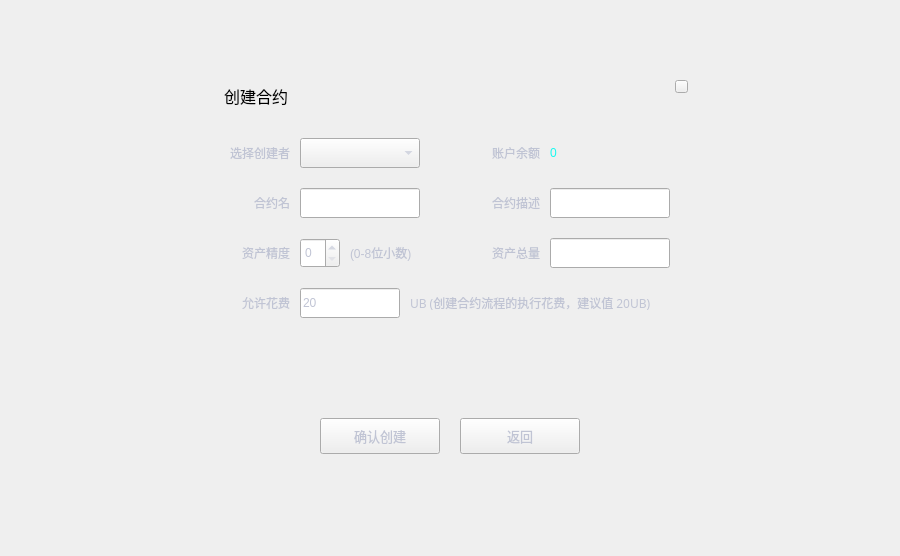
<?xml version="1.0" encoding="UTF-8"?>
<ui version="4.0">
 <class>CreateTokenDialog</class>
 <widget class="QDialog" name="CreateTokenDialog">
  <property name="geometry">
   <rect>
    <x>0</x>
    <y>0</y>
    <width>900</width>
    <height>556</height>
   </rect>
  </property>
  <property name="windowTitle">
   <string>Dialog</string>
  </property>
  <property name="styleSheet">
   <string notr="true">font: 10pt &quot;微软雅黑&quot;;</string>
  </property>
  <widget class="QWidget" name="widget" native="true">
   <property name="geometry">
    <rect>
     <x>0</x>
     <y>0</y>
     <width>900</width>
     <height>556</height>
    </rect>
   </property>
   <property name="font">
    <font>
     <family>微软雅黑</family>
     <pointsize>10</pointsize>
     <weight>50</weight>
     <italic>false</italic>
     <bold>false</bold>
    </font>
   </property>
   <widget class="QWidget" name="containerWidget" native="true">
    <property name="geometry">
     <rect>
      <x>200</x>
      <y>68</y>
      <width>500</width>
      <height>420</height>
     </rect>
    </property>
    <property name="font">
     <font>
      <family>微软雅黑</family>
      <pointsize>10</pointsize>
      <weight>50</weight>
      <italic>false</italic>
      <bold>false</bold>
     </font>
    </property>
    <widget class="QStackedWidget" name="stackedWidget">
     <property name="geometry">
      <rect>
       <x>0</x>
       <y>50</y>
       <width>500</width>
       <height>370</height>
      </rect>
     </property>
     <property name="font">
      <font>
       <family>微软雅黑</family>
       <pointsize>10</pointsize>
       <weight>50</weight>
       <italic>false</italic>
       <bold>false</bold>
      </font>
     </property>
     <property name="styleSheet">
      <string notr="true">color: rgb(192, 196, 212);</string>
     </property>
     <property name="currentIndex">
      <number>1</number>
     </property>
     <widget class="QWidget" name="chooseTypePage">
      <widget class="QLabel" name="label">
       <property name="geometry">
        <rect>
         <x>50</x>
         <y>210</y>
         <width>400</width>
         <height>40</height>
        </rect>
       </property>
       <property name="styleSheet">
        <string notr="true">color: rgb(192, 196, 212);</string>
       </property>
       <property name="text">
        <string>选择您想要发行资产的合约类型</string>
       </property>
       <property name="alignment">
        <set>Qt::AlignCenter</set>
       </property>
      </widget>
      <widget class="QLabel" name="label_2">
       <property name="geometry">
        <rect>
         <x>60</x>
         <y>70</y>
         <width>170</width>
         <height>100</height>
        </rect>
       </property>
       <property name="font">
        <font>
         <family>微软雅黑</family>
         <pointsize>9</pointsize>
         <weight>50</weight>
         <italic>false</italic>
         <bold>false</bold>
        </font>
       </property>
       <property name="styleSheet">
        <string notr="true">font: 9pt &quot;微软雅黑&quot;;</string>
       </property>
       <property name="text">
        <string>&lt;!DOCTYPE HTML PUBLIC &quot;-//W3C//DTD HTML 4.0//EN&quot; &quot;http://www.w3.org/TR/REC-html40/strict.dtd&quot;&gt;
&lt;html&gt;&lt;head&gt;&lt;meta name=&quot;qrichtext&quot; content=&quot;1&quot; /&gt;&lt;style type=&quot;text/css&quot;&gt;
p, li { white-space: pre-wrap;}
&lt;/style&gt;&lt;/head&gt;&lt;body style=&quot; font-family:'微软雅黑'; font-size:10pt; font-weight:400; font-style:normal;&quot;&gt;
&lt;p style=&quot; margin-top:12px; margin-bottom:12px; margin-left:0px; margin-right:0px; -qt-block-indent:0; text-indent:0px;&quot;&gt;&lt;span style=&quot; font-size:11pt; font-weight:600; color:#ffffff;&quot;&gt;NO MORTGAGE&lt;/span&gt;&lt;/p&gt;
&lt;p style=&quot; margin-top:12px; margin-bottom:12px; margin-left:0px; margin-right:0px; -qt-block-indent:0; text-indent:0px;&quot;&gt;&lt;span style=&quot; font-size:9pt; color:#535a6d;&quot;&gt;Fixed total supply. No token anchored. No mortgage.&lt;/span&gt;&lt;/p&gt;&lt;/body&gt;&lt;/html&gt;</string>
       </property>
       <property name="alignment">
        <set>Qt::AlignLeading|Qt::AlignLeft|Qt::AlignTop</set>
       </property>
       <property name="wordWrap">
        <bool>true</bool>
       </property>
      </widget>
      <widget class="QLabel" name="label_3">
       <property name="geometry">
        <rect>
         <x>280</x>
         <y>70</y>
         <width>170</width>
         <height>100</height>
        </rect>
       </property>
       <property name="font">
        <font>
         <family>微软雅黑</family>
         <pointsize>9</pointsize>
         <weight>50</weight>
         <italic>false</italic>
         <bold>false</bold>
        </font>
       </property>
       <property name="styleSheet">
        <string notr="true">font: 9pt &quot;微软雅黑&quot;;</string>
       </property>
       <property name="text">
        <string>&lt;html&gt;&lt;head/&gt;&lt;body&gt;&lt;p&gt;&lt;span style=&quot; font-size:11pt; font-weight:600; color:#ffffff;&quot;&gt;MORTGAGE&lt;/span&gt;&lt;/p&gt;&lt;p&gt;&lt;span style=&quot; color:#535a6d;&quot;&gt;You can mortgage UB to the contract. One token will be anchored. It's price will be fixed.&lt;/span&gt;&lt;/p&gt;&lt;/body&gt;&lt;/html&gt;</string>
       </property>
       <property name="alignment">
        <set>Qt::AlignLeading|Qt::AlignLeft|Qt::AlignTop</set>
       </property>
       <property name="wordWrap">
        <bool>true</bool>
       </property>
      </widget>
      <widget class="QToolButton" name="okBtn">
       <property name="geometry">
        <rect>
         <x>190</x>
         <y>300</y>
         <width>120</width>
         <height>36</height>
        </rect>
       </property>
       <property name="font">
        <font>
         <family>微软雅黑</family>
         <pointsize>10</pointsize>
         <weight>50</weight>
         <italic>false</italic>
         <bold>false</bold>
        </font>
       </property>
       <property name="cursor">
        <cursorShape>PointingHandCursor</cursorShape>
       </property>
       <property name="focusPolicy">
        <enum>Qt::NoFocus</enum>
       </property>
       <property name="styleSheet">
        <string notr="true"/>
       </property>
       <property name="text">
        <string>确定</string>
       </property>
      </widget>
     </widget>
     <widget class="QWidget" name="normalPage">
      <widget class="QComboBox" name="accountComboBox">
       <property name="geometry">
        <rect>
         <x>100</x>
         <y>20</y>
         <width>120</width>
         <height>30</height>
        </rect>
       </property>
       <property name="minimumSize">
        <size>
         <width>0</width>
         <height>0</height>
        </size>
       </property>
       <property name="styleSheet">
        <string notr="true"/>
       </property>
      </widget>
      <widget class="QLabel" name="label_11">
       <property name="geometry">
        <rect>
         <x>0</x>
         <y>120</y>
         <width>90</width>
         <height>30</height>
        </rect>
       </property>
       <property name="styleSheet">
        <string notr="true">font: 9pt &quot;微软雅黑&quot;;</string>
       </property>
       <property name="text">
        <string>资产精度</string>
       </property>
       <property name="alignment">
        <set>Qt::AlignRight|Qt::AlignTrailing|Qt::AlignVCenter</set>
       </property>
       <property name="wordWrap">
        <bool>true</bool>
       </property>
      </widget>
      <widget class="QToolButton" name="backBtn">
       <property name="geometry">
        <rect>
         <x>260</x>
         <y>300</y>
         <width>120</width>
         <height>36</height>
        </rect>
       </property>
       <property name="font">
        <font>
         <family>微软雅黑</family>
         <pointsize>10</pointsize>
         <weight>50</weight>
         <italic>false</italic>
         <bold>false</bold>
        </font>
       </property>
       <property name="cursor">
        <cursorShape>PointingHandCursor</cursorShape>
       </property>
       <property name="focusPolicy">
        <enum>Qt::NoFocus</enum>
       </property>
       <property name="styleSheet">
        <string notr="true"/>
       </property>
       <property name="text">
        <string>返回</string>
       </property>
      </widget>
      <widget class="QLabel" name="label_12">
       <property name="geometry">
        <rect>
         <x>0</x>
         <y>20</y>
         <width>90</width>
         <height>30</height>
        </rect>
       </property>
       <property name="styleSheet">
        <string notr="true">font: 9pt &quot;微软雅黑&quot;;</string>
       </property>
       <property name="text">
        <string>选择创建者</string>
       </property>
       <property name="alignment">
        <set>Qt::AlignRight|Qt::AlignTrailing|Qt::AlignVCenter</set>
       </property>
       <property name="wordWrap">
        <bool>true</bool>
       </property>
      </widget>
      <widget class="QLabel" name="balanceLabel">
       <property name="geometry">
        <rect>
         <x>350</x>
         <y>20</y>
         <width>150</width>
         <height>30</height>
        </rect>
       </property>
       <property name="styleSheet">
        <string notr="true">color: rgb(24, 250, 239);</string>
       </property>
       <property name="text">
        <string>0</string>
       </property>
       <property name="alignment">
        <set>Qt::AlignLeading|Qt::AlignLeft|Qt::AlignVCenter</set>
       </property>
      </widget>
      <widget class="QLabel" name="label_13">
       <property name="geometry">
        <rect>
         <x>0</x>
         <y>70</y>
         <width>90</width>
         <height>30</height>
        </rect>
       </property>
       <property name="styleSheet">
        <string notr="true">font: 9pt &quot;微软雅黑&quot;;</string>
       </property>
       <property name="text">
        <string>合约名</string>
       </property>
       <property name="alignment">
        <set>Qt::AlignRight|Qt::AlignTrailing|Qt::AlignVCenter</set>
       </property>
       <property name="wordWrap">
        <bool>true</bool>
       </property>
      </widget>
      <widget class="QLabel" name="label_14">
       <property name="geometry">
        <rect>
         <x>250</x>
         <y>20</y>
         <width>90</width>
         <height>30</height>
        </rect>
       </property>
       <property name="styleSheet">
        <string notr="true">font: 9pt &quot;微软雅黑&quot;;</string>
       </property>
       <property name="text">
        <string>账户余额</string>
       </property>
       <property name="alignment">
        <set>Qt::AlignRight|Qt::AlignTrailing|Qt::AlignVCenter</set>
       </property>
       <property name="wordWrap">
        <bool>true</bool>
       </property>
      </widget>
      <widget class="QLabel" name="label_15">
       <property name="geometry">
        <rect>
         <x>250</x>
         <y>70</y>
         <width>90</width>
         <height>30</height>
        </rect>
       </property>
       <property name="styleSheet">
        <string notr="true">font: 9pt &quot;微软雅黑&quot;;</string>
       </property>
       <property name="text">
        <string>合约描述</string>
       </property>
       <property name="alignment">
        <set>Qt::AlignRight|Qt::AlignTrailing|Qt::AlignVCenter</set>
       </property>
       <property name="wordWrap">
        <bool>true</bool>
       </property>
      </widget>
      <widget class="QLineEdit" name="totalSupplyLineEdit">
       <property name="geometry">
        <rect>
         <x>350</x>
         <y>120</y>
         <width>120</width>
         <height>30</height>
        </rect>
       </property>
       <property name="text">
        <string/>
       </property>
      </widget>
      <widget class="QToolButton" name="issueBtn">
       <property name="geometry">
        <rect>
         <x>120</x>
         <y>300</y>
         <width>120</width>
         <height>36</height>
        </rect>
       </property>
       <property name="font">
        <font>
         <family>微软雅黑</family>
         <pointsize>10</pointsize>
         <weight>50</weight>
         <italic>false</italic>
         <bold>false</bold>
        </font>
       </property>
       <property name="cursor">
        <cursorShape>PointingHandCursor</cursorShape>
       </property>
       <property name="focusPolicy">
        <enum>Qt::NoFocus</enum>
       </property>
       <property name="styleSheet">
        <string notr="true"/>
       </property>
       <property name="text">
        <string>确认创建</string>
       </property>
      </widget>
      <widget class="QLineEdit" name="contractDescriptionLineEdit">
       <property name="geometry">
        <rect>
         <x>350</x>
         <y>70</y>
         <width>120</width>
         <height>30</height>
        </rect>
       </property>
       <property name="text">
        <string/>
       </property>
      </widget>
      <widget class="QLineEdit" name="contractNameLineEdit">
       <property name="geometry">
        <rect>
         <x>100</x>
         <y>70</y>
         <width>120</width>
         <height>30</height>
        </rect>
       </property>
      </widget>
      <widget class="QLabel" name="label_17">
       <property name="geometry">
        <rect>
         <x>250</x>
         <y>120</y>
         <width>90</width>
         <height>30</height>
        </rect>
       </property>
       <property name="styleSheet">
        <string notr="true">font: 9pt &quot;微软雅黑&quot;;</string>
       </property>
       <property name="text">
        <string>资产总量</string>
       </property>
       <property name="alignment">
        <set>Qt::AlignRight|Qt::AlignTrailing|Qt::AlignVCenter</set>
       </property>
       <property name="wordWrap">
        <bool>true</bool>
       </property>
      </widget>
      <widget class="QLabel" name="label_18">
       <property name="geometry">
        <rect>
         <x>0</x>
         <y>170</y>
         <width>90</width>
         <height>30</height>
        </rect>
       </property>
       <property name="styleSheet">
        <string notr="true">font: 9pt &quot;微软雅黑&quot;;</string>
       </property>
       <property name="text">
        <string>允许花费</string>
       </property>
       <property name="alignment">
        <set>Qt::AlignRight|Qt::AlignTrailing|Qt::AlignVCenter</set>
       </property>
       <property name="wordWrap">
        <bool>true</bool>
       </property>
      </widget>
      <widget class="QLineEdit" name="gasLineEdit">
       <property name="geometry">
        <rect>
         <x>100</x>
         <y>170</y>
         <width>100</width>
         <height>30</height>
        </rect>
       </property>
       <property name="styleSheet">
        <string notr="true"/>
       </property>
       <property name="text">
        <string>20</string>
       </property>
      </widget>
      <widget class="QLabel" name="label_19">
       <property name="geometry">
        <rect>
         <x>210</x>
         <y>165</y>
         <width>280</width>
         <height>40</height>
        </rect>
       </property>
       <property name="font">
        <font>
         <family>微软雅黑</family>
         <pointsize>9</pointsize>
         <weight>50</weight>
         <italic>false</italic>
         <bold>false</bold>
        </font>
       </property>
       <property name="styleSheet">
        <string notr="true">font: 9pt &quot;微软雅黑&quot;;</string>
       </property>
       <property name="text">
        <string>UB (创建合约流程的执行花费，建议值 20UB)</string>
       </property>
       <property name="wordWrap">
        <bool>true</bool>
       </property>
      </widget>
      <widget class="QLabel" name="label_20">
       <property name="geometry">
        <rect>
         <x>150</x>
         <y>120</y>
         <width>100</width>
         <height>30</height>
        </rect>
       </property>
       <property name="text">
        <string>(0-8位小数)</string>
       </property>
      </widget>
      <widget class="QSpinBox" name="precisionSpinBox">
       <property name="geometry">
        <rect>
         <x>100</x>
         <y>120</y>
         <width>40</width>
         <height>30</height>
        </rect>
       </property>
       <property name="maximum">
        <number>8</number>
       </property>
      </widget>
     </widget>
     <widget class="QWidget" name="smartPage">
      <widget class="QLabel" name="label_4">
       <property name="geometry">
        <rect>
         <x>0</x>
         <y>20</y>
         <width>90</width>
         <height>30</height>
        </rect>
       </property>
       <property name="styleSheet">
        <string notr="true">font: 9pt &quot;微软雅黑&quot;;</string>
       </property>
       <property name="text">
        <string>选择创建者</string>
       </property>
       <property name="alignment">
        <set>Qt::AlignRight|Qt::AlignTrailing|Qt::AlignVCenter</set>
       </property>
       <property name="wordWrap">
        <bool>true</bool>
       </property>
      </widget>
      <widget class="QComboBox" name="accountComboBox2">
       <property name="geometry">
        <rect>
         <x>100</x>
         <y>20</y>
         <width>120</width>
         <height>30</height>
        </rect>
       </property>
       <property name="minimumSize">
        <size>
         <width>0</width>
         <height>0</height>
        </size>
       </property>
       <property name="styleSheet">
        <string notr="true"/>
       </property>
      </widget>
      <widget class="QLabel" name="label_5">
       <property name="geometry">
        <rect>
         <x>250</x>
         <y>20</y>
         <width>90</width>
         <height>30</height>
        </rect>
       </property>
       <property name="styleSheet">
        <string notr="true">font: 9pt &quot;微软雅黑&quot;;</string>
       </property>
       <property name="text">
        <string>账户余额</string>
       </property>
       <property name="alignment">
        <set>Qt::AlignRight|Qt::AlignTrailing|Qt::AlignVCenter</set>
       </property>
       <property name="wordWrap">
        <bool>true</bool>
       </property>
      </widget>
      <widget class="QLabel" name="balanceLabel2">
       <property name="geometry">
        <rect>
         <x>350</x>
         <y>20</y>
         <width>150</width>
         <height>30</height>
        </rect>
       </property>
       <property name="styleSheet">
        <string notr="true">color: rgb(24, 250, 239);</string>
       </property>
       <property name="text">
        <string>0</string>
       </property>
       <property name="alignment">
        <set>Qt::AlignLeading|Qt::AlignLeft|Qt::AlignVCenter</set>
       </property>
      </widget>
      <widget class="QLabel" name="label_6">
       <property name="geometry">
        <rect>
         <x>0</x>
         <y>70</y>
         <width>90</width>
         <height>30</height>
        </rect>
       </property>
       <property name="styleSheet">
        <string notr="true">font: 9pt &quot;微软雅黑&quot;;</string>
       </property>
       <property name="text">
        <string>合约名</string>
       </property>
       <property name="alignment">
        <set>Qt::AlignRight|Qt::AlignTrailing|Qt::AlignVCenter</set>
       </property>
       <property name="wordWrap">
        <bool>true</bool>
       </property>
      </widget>
      <widget class="QLineEdit" name="contractNameLineEdit2">
       <property name="geometry">
        <rect>
         <x>100</x>
         <y>70</y>
         <width>120</width>
         <height>30</height>
        </rect>
       </property>
      </widget>
      <widget class="QLabel" name="label_7">
       <property name="geometry">
        <rect>
         <x>250</x>
         <y>70</y>
         <width>90</width>
         <height>30</height>
        </rect>
       </property>
       <property name="styleSheet">
        <string notr="true">font: 9pt &quot;微软雅黑&quot;;</string>
       </property>
       <property name="text">
        <string>合约描述</string>
       </property>
       <property name="alignment">
        <set>Qt::AlignRight|Qt::AlignTrailing|Qt::AlignVCenter</set>
       </property>
       <property name="wordWrap">
        <bool>true</bool>
       </property>
      </widget>
      <widget class="QLineEdit" name="contractDescriptionLineEdit2">
       <property name="geometry">
        <rect>
         <x>350</x>
         <y>70</y>
         <width>120</width>
         <height>30</height>
        </rect>
       </property>
       <property name="text">
        <string/>
       </property>
      </widget>
      <widget class="QLabel" name="label_8">
       <property name="geometry">
        <rect>
         <x>0</x>
         <y>170</y>
         <width>90</width>
         <height>30</height>
        </rect>
       </property>
       <property name="styleSheet">
        <string notr="true">font: 9pt &quot;微软雅黑&quot;;</string>
       </property>
       <property name="text">
        <string>锚定资产</string>
       </property>
       <property name="alignment">
        <set>Qt::AlignRight|Qt::AlignTrailing|Qt::AlignVCenter</set>
       </property>
       <property name="wordWrap">
        <bool>true</bool>
       </property>
      </widget>
      <widget class="QComboBox" name="anchorTokenComboBox">
       <property name="geometry">
        <rect>
         <x>100</x>
         <y>170</y>
         <width>120</width>
         <height>30</height>
        </rect>
       </property>
       <property name="minimumSize">
        <size>
         <width>0</width>
         <height>0</height>
        </size>
       </property>
       <property name="styleSheet">
        <string notr="true"/>
       </property>
      </widget>
      <widget class="QLabel" name="label_9">
       <property name="geometry">
        <rect>
         <x>220</x>
         <y>160</y>
         <width>160</width>
         <height>50</height>
        </rect>
       </property>
       <property name="styleSheet">
        <string notr="true">font: 9pt &quot;微软雅黑&quot;;</string>
       </property>
       <property name="text">
        <string>锚定比率
(待发行资产 : 锚定资产)</string>
       </property>
       <property name="alignment">
        <set>Qt::AlignRight|Qt::AlignTrailing|Qt::AlignVCenter</set>
       </property>
       <property name="wordWrap">
        <bool>true</bool>
       </property>
      </widget>
      <widget class="QLineEdit" name="anchorRatioLineEdit">
       <property name="geometry">
        <rect>
         <x>390</x>
         <y>170</y>
         <width>80</width>
         <height>30</height>
        </rect>
       </property>
       <property name="text">
        <string>1</string>
       </property>
       <property name="alignment">
        <set>Qt::AlignLeading|Qt::AlignLeft|Qt::AlignVCenter</set>
       </property>
      </widget>
      <widget class="QLabel" name="label_10">
       <property name="geometry">
        <rect>
         <x>0</x>
         <y>120</y>
         <width>90</width>
         <height>30</height>
        </rect>
       </property>
       <property name="styleSheet">
        <string notr="true">font: 9pt &quot;微软雅黑&quot;;</string>
       </property>
       <property name="text">
        <string>资产精度</string>
       </property>
       <property name="alignment">
        <set>Qt::AlignRight|Qt::AlignTrailing|Qt::AlignVCenter</set>
       </property>
       <property name="wordWrap">
        <bool>true</bool>
       </property>
      </widget>
      <widget class="QToolButton" name="backBtn2">
       <property name="geometry">
        <rect>
         <x>260</x>
         <y>300</y>
         <width>120</width>
         <height>36</height>
        </rect>
       </property>
       <property name="font">
        <font>
         <family>微软雅黑</family>
         <pointsize>10</pointsize>
         <weight>50</weight>
         <italic>false</italic>
         <bold>false</bold>
        </font>
       </property>
       <property name="cursor">
        <cursorShape>PointingHandCursor</cursorShape>
       </property>
       <property name="focusPolicy">
        <enum>Qt::NoFocus</enum>
       </property>
       <property name="styleSheet">
        <string notr="true"/>
       </property>
       <property name="text">
        <string>返回</string>
       </property>
      </widget>
      <widget class="QToolButton" name="issueBtn2">
       <property name="geometry">
        <rect>
         <x>120</x>
         <y>300</y>
         <width>120</width>
         <height>36</height>
        </rect>
       </property>
       <property name="font">
        <font>
         <family>微软雅黑</family>
         <pointsize>10</pointsize>
         <weight>50</weight>
         <italic>false</italic>
         <bold>false</bold>
        </font>
       </property>
       <property name="cursor">
        <cursorShape>PointingHandCursor</cursorShape>
       </property>
       <property name="focusPolicy">
        <enum>Qt::NoFocus</enum>
       </property>
       <property name="styleSheet">
        <string notr="true"/>
       </property>
       <property name="text">
        <string>确认创建</string>
       </property>
      </widget>
      <widget class="QLabel" name="label_21">
       <property name="geometry">
        <rect>
         <x>150</x>
         <y>120</y>
         <width>100</width>
         <height>30</height>
        </rect>
       </property>
       <property name="text">
        <string>(0-8位小数)</string>
       </property>
      </widget>
      <widget class="QSpinBox" name="precisionSpinBox2">
       <property name="geometry">
        <rect>
         <x>100</x>
         <y>120</y>
         <width>40</width>
         <height>30</height>
        </rect>
       </property>
       <property name="maximum">
        <number>8</number>
       </property>
      </widget>
      <widget class="QLabel" name="label_22">
       <property name="geometry">
        <rect>
         <x>250</x>
         <y>120</y>
         <width>90</width>
         <height>30</height>
        </rect>
       </property>
       <property name="styleSheet">
        <string notr="true">font: 9pt &quot;微软雅黑&quot;;</string>
       </property>
       <property name="text">
        <string>资产总量</string>
       </property>
       <property name="alignment">
        <set>Qt::AlignRight|Qt::AlignTrailing|Qt::AlignVCenter</set>
       </property>
       <property name="wordWrap">
        <bool>true</bool>
       </property>
      </widget>
      <widget class="QLineEdit" name="totalSupplyLineEdit2">
       <property name="geometry">
        <rect>
         <x>350</x>
         <y>120</y>
         <width>120</width>
         <height>30</height>
        </rect>
       </property>
       <property name="text">
        <string/>
       </property>
      </widget>
      <widget class="QLabel" name="label_23">
       <property name="geometry">
        <rect>
         <x>0</x>
         <y>220</y>
         <width>90</width>
         <height>30</height>
        </rect>
       </property>
       <property name="styleSheet">
        <string notr="true">font: 9pt &quot;微软雅黑&quot;;</string>
       </property>
       <property name="text">
        <string>允许花费</string>
       </property>
       <property name="alignment">
        <set>Qt::AlignRight|Qt::AlignTrailing|Qt::AlignVCenter</set>
       </property>
       <property name="wordWrap">
        <bool>true</bool>
       </property>
      </widget>
      <widget class="QLineEdit" name="gasLineEdit2">
       <property name="geometry">
        <rect>
         <x>100</x>
         <y>220</y>
         <width>100</width>
         <height>30</height>
        </rect>
       </property>
       <property name="font">
        <font>
         <family>微软雅黑</family>
         <pointsize>10</pointsize>
         <weight>50</weight>
         <italic>false</italic>
         <bold>false</bold>
        </font>
       </property>
       <property name="text">
        <string>20</string>
       </property>
      </widget>
      <widget class="QLabel" name="label_24">
       <property name="geometry">
        <rect>
         <x>210</x>
         <y>215</y>
         <width>280</width>
         <height>40</height>
        </rect>
       </property>
       <property name="font">
        <font>
         <family>微软雅黑</family>
         <pointsize>9</pointsize>
         <weight>50</weight>
         <italic>false</italic>
         <bold>false</bold>
        </font>
       </property>
       <property name="styleSheet">
        <string notr="true">font: 9pt &quot;微软雅黑&quot;;</string>
       </property>
       <property name="text">
        <string>UB (创建合约流程的执行花费，建议值 20UB)</string>
       </property>
       <property name="wordWrap">
        <bool>true</bool>
       </property>
      </widget>
      <widget class="QLabel" name="label_25">
       <property name="geometry">
        <rect>
         <x>560</x>
         <y>190</y>
         <width>40</width>
         <height>30</height>
        </rect>
       </property>
       <property name="text">
        <string> : 1</string>
       </property>
      </widget>
      <zorder>label_4</zorder>
      <zorder>accountComboBox2</zorder>
      <zorder>label_5</zorder>
      <zorder>balanceLabel2</zorder>
      <zorder>label_6</zorder>
      <zorder>contractNameLineEdit2</zorder>
      <zorder>label_7</zorder>
      <zorder>contractDescriptionLineEdit2</zorder>
      <zorder>label_8</zorder>
      <zorder>label_9</zorder>
      <zorder>anchorRatioLineEdit</zorder>
      <zorder>label_10</zorder>
      <zorder>backBtn2</zorder>
      <zorder>issueBtn2</zorder>
      <zorder>label_21</zorder>
      <zorder>precisionSpinBox2</zorder>
      <zorder>label_22</zorder>
      <zorder>totalSupplyLineEdit2</zorder>
      <zorder>label_23</zorder>
      <zorder>gasLineEdit2</zorder>
      <zorder>label_24</zorder>
      <zorder>anchorTokenComboBox</zorder>
      <zorder>label_25</zorder>
     </widget>
     <widget class="QWidget" name="waitingPage">
      <widget class="QLabel" name="label_16">
       <property name="geometry">
        <rect>
         <x>50</x>
         <y>50</y>
         <width>400</width>
         <height>40</height>
        </rect>
       </property>
       <property name="text">
        <string>正在创建合约，请勿关闭钱包</string>
       </property>
       <property name="alignment">
        <set>Qt::AlignCenter</set>
       </property>
       <property name="wordWrap">
        <bool>true</bool>
       </property>
      </widget>
      <widget class="QLabel" name="waitingInfoLabel">
       <property name="geometry">
        <rect>
         <x>20</x>
         <y>100</y>
         <width>460</width>
         <height>200</height>
        </rect>
       </property>
       <property name="text">
        <string>正在注册合约...</string>
       </property>
       <property name="alignment">
        <set>Qt::AlignCenter</set>
       </property>
       <property name="wordWrap">
        <bool>true</bool>
       </property>
       <property name="textInteractionFlags">
        <set>Qt::LinksAccessibleByMouse|Qt::TextSelectableByMouse</set>
       </property>
      </widget>
      <widget class="QToolButton" name="okBtn2">
       <property name="geometry">
        <rect>
         <x>190</x>
         <y>300</y>
         <width>120</width>
         <height>36</height>
        </rect>
       </property>
       <property name="font">
        <font>
         <family>微软雅黑</family>
         <pointsize>10</pointsize>
         <weight>50</weight>
         <italic>false</italic>
         <bold>false</bold>
        </font>
       </property>
       <property name="cursor">
        <cursorShape>PointingHandCursor</cursorShape>
       </property>
       <property name="focusPolicy">
        <enum>Qt::NoFocus</enum>
       </property>
       <property name="styleSheet">
        <string notr="true"/>
       </property>
       <property name="text">
        <string>确定</string>
       </property>
      </widget>
     </widget>
    </widget>
    <widget class="QLabel" name="contactLabel2">
     <property name="geometry">
      <rect>
       <x>24</x>
       <y>17</y>
       <width>200</width>
       <height>21</height>
      </rect>
     </property>
     <property name="font">
      <font>
       <family>微软雅黑</family>
       <pointsize>12</pointsize>
       <weight>50</weight>
       <italic>false</italic>
       <bold>false</bold>
      </font>
     </property>
     <property name="styleSheet">
      <string notr="true">font: 12pt &quot;微软雅黑&quot;;</string>
     </property>
     <property name="text">
      <string>创建合约</string>
     </property>
    </widget>
    <widget class="QToolButton" name="closeBtn">
     <property name="geometry">
      <rect>
       <x>475</x>
       <y>12</y>
       <width>13</width>
       <height>13</height>
      </rect>
     </property>
     <property name="cursor">
      <cursorShape>PointingHandCursor</cursorShape>
     </property>
     <property name="focusPolicy">
      <enum>Qt::NoFocus</enum>
     </property>
     <property name="styleSheet">
      <string notr="true"/>
     </property>
     <property name="text">
      <string/>
     </property>
    </widget>
   </widget>
  </widget>
 </widget>
 <resources/>
 <connections/>
</ui>
